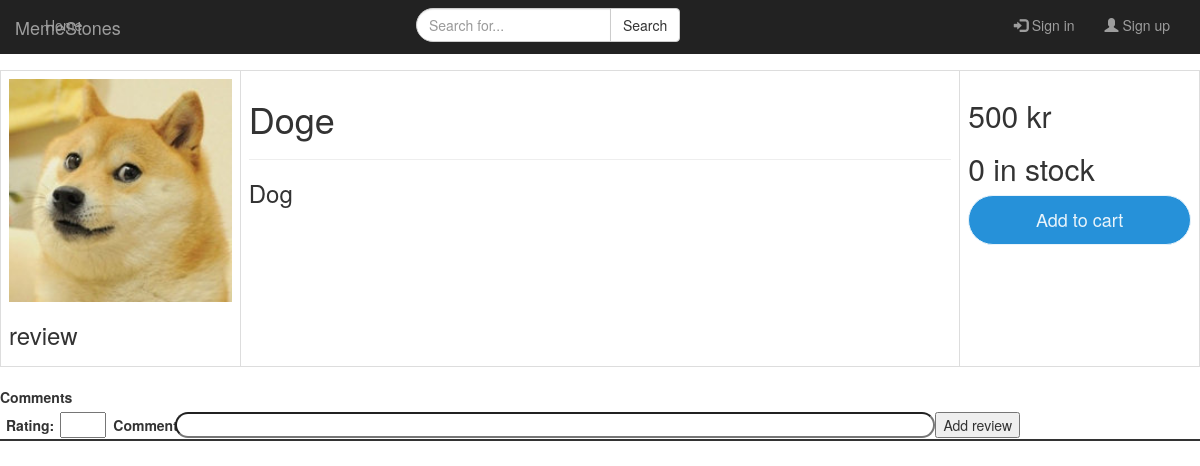
The page /product_page.php?pid=1 on the database its author committed.
### tables this page shows
CREATE TABLE `product` (
  `p_id` int NOT NULL AUTO_INCREMENT,
  `price` int NOT NULL,
  `stock` int NOT NULL,
  `name` varchar(32) NOT NULL,
  `description` varchar(256) NOT NULL,
  `image` varchar(256) DEFAULT NULL,
  PRIMARY KEY (`p_id`),
  UNIQUE KEY `p_id_UNIQUE` (`p_id`),
  UNIQUE KEY `name_UNIQUE` (`name`)
);

### src/product_page.php (the view, shortened to what this page needs)
<!DOCTYPE html>
<html>
    <head>
        <link rel="stylesheet" href="style.css">
        <link rel="stylesheet" href="https://maxcdn.bootstrapcdn.com/bootstrap/3.4.1/css/bootstrap.min.css">
    </head>
    <body>
        <nav class="navbar navbar-inverse navbar-fixed-top">
           <a class="navbar-brand" href="">MemeStones</a>
            <div class="container">
                <div class="collapse navbar-collapse" id="page_header">
                    <div class="navbar-nav navbar-left">
                        <ul class="nav navbar-nav">
                            <li class="inactive"><a href="index.php">Home <span class="sr-only">(current)</a></li>
                        </ul>
                    </div>
                    <div class="navbar-nav">
                        <form class="navbar-form navbar-left" role="search">
                            <div class="input-group">
                                <input type="text" class="form-control" placeholder="Search for...">
                                <span class="input-group-btn">
                                    <button class="btn btn-default" type="button">Search</button>
                                </span>
                            </div>
                        </form>
                    </div>
                    <ul class="nav navbar-nav navbar-right">
<?php
if(!isset($_SESSION["u_id"])){
?>
                        <li><a href="login.php"><span class="glyphicon glyphicon-log-in"></span> Sign in</a></li>
                        <li><a href="register_account.php"><span class="glyphicon glyphicon-user"></span> Sign up</a></li>
<?php
}
?>
                    </ul>
                </div>
            </div>
        </nav>
        <?php
            $user="admin";
            $password="1234";
            $database="stonebase";
            $server="localhost";
            $conn = new mysqli($server, $user, $password, $database);
            $p_id=$_GET["pid"];
            $error_msg="";
            $succ_msg="";
            $sql = "SELECT * FROM product WHERE p_id = $p_id";
            $result = $conn->query($sql);
            echo '<table class="table table-bordered table-responsive" cellpadding="0">';
            $row = $result->fetch_assoc();
            echo '<tr>
                <td style="width: 20%">' . '<img src="'.$row['image'].'" width="100%" height="100%">' . '
                <h3>review</h3></td>
                <td><h1>' . $row['name'] . '</h1><hr>
                <h3>' . $row['description'] . '</h3></td>
                <td style="width:20%; vertical-allign: middle; text-allign: center;"><h2>' . $row['price'] . ' kr</h2>
                <h2>' . $row['stock'] . ' in stock</h2>
                <form method="post">
                    <input type="submit" name="add" value="Add to cart"/>
                </form>
                <h4 style="color:red">' . $error_msg . '</h4>
                <h4 style="color:green">' . $succ_msg . '</h4></td>
            </tr>';
        ?>
        <?php
            echo '<div><table class="table table-bordered table-responsive table-hover table-cursor" cellpadding="0">';
            echo '<tr style="outline: thin solid">
            <label for="fname">Comments</label>
            </tr></div>';
            echo '<div style="width: 85%;">
                <div class="l">
                    <label for="fname">Rating: </label>
                </div>
                <div class="r">
                    <input type="number" min="1" max="5" size="20"/>
                    </div>
                <div class="l">
                    <label for="fname">Comment: </label>
                </div>
                <div class="t">
                    <input type="text" minlength="4" maxlength="128" />
                </div>
                <form method="post">
                    <input type="button" name="review" value="Add review" />
                </form>
            </div>';
        ?>
    </body>
</html>

### src/style.css (style rules this page uses)
body { padding-top: 70px; }
.navbar.navbar-inverse { border: none; }
.navbar .navbar-brand { margin: 0; position: absolute; top: 50%; -ms-transform: translateY(-50%); transform: translateY(-50%); }
.navbar .navbar-nav { display: inline-block; float: none; }
.navbar .navbar-collapse { text-align: center; }
input[type=text] { -webkit-border-radius: 20px; -moz-border-radius: 20px; border-radius: 20px; }
input[type="submit"] { width: 100%; height: 50px; border: 1px solid; background: #2691d9; border-radius: 25px; font-size: 18px; color: #e9f4fb; font-weight: 400; cursor: pointer; outline: none; }

### src/product_page.php (style rules this page uses)
div { display: table; }
div.t { display: table-cell; width: 100%; }
div.l { display: table-cell; width: 6%; }
div.r { display: table-cell; width: 5%; }
div.l > label { padding-left: 10%; width: 5%; }
div.t > input { width: 100%; }
div.r > input { width: 100%; }
input[type='number'] { width: 40px; }

### rows shown on the page
product: image (picture), name "Doge", description "Dog", price "500", stock "0"
